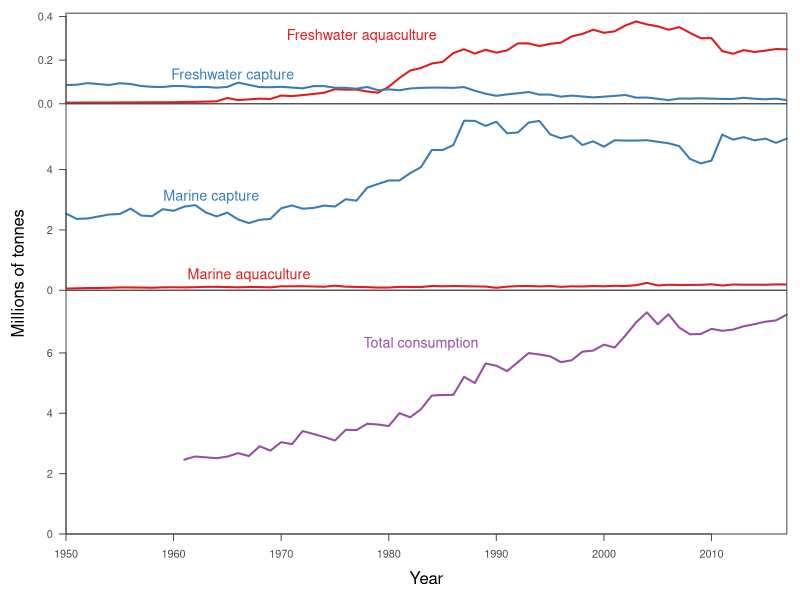

Write R code to recreate this figure.
#=============================================================
#Data from Halley Froehlich 28 May 2020 (HF edit 2 June 2020)
#For paper on executive order on fish and aquaculture
#plot by Trevor Branch tbranch@uw.edu
#=============================================================
library(tidyverse)

   XX <- read.csv(file="all_FAO_data.csv", stringsAsFactors=FALSE)
   #Three panels: aquaculture, capture, and consumption
   aq.fresh <- filter(XX, envt=="freshwater", type=="aquaculture")
   aq.salt <- filter(XX, envt=="marine", type=="aquaculture")
   cap.fresh <- filter(XX, envt=="freshwater", type=="capture")
   cap.salt <- filter(XX, envt=="marine", type=="capture")
   eaten <- filter(XX, element=="Food supply quantity (tonnes)")
   eaten.yr <- sort(unique(XX$year))
   eaten.amount <- tapply(X=XX$consumption_tonnes, FUN=mean, INDEX=XX$year)
   
   max.in.panels <- c(max(aq.fresh$prod_tonnes, cap.fresh$prod_tonnes),
                      max(aq.salt$prod_tonnes, cap.salt$prod_tonnes),
                      max(eaten.amount, na.rm=TRUE))
   
   line.colors <- c("#e41a1c","#377eb8","#984ea3")
   
   scaling <- 1e06 #divide by 1 million
   max.in.panels <- 1.1*max.in.panels/scaling
   par(mar=c(0,0,0,0), oma=c(5,5,1,1))
   layout(mat=matrix(1:3,nrow=3, ncol=1),widths=1, 
          heights=c(3,max.in.panels[2:3]))
   plot(aq.fresh$year, aq.fresh$prod_tonnes/scaling, type="l", 
        col=line.colors[1], lwd=2,
        ylim=c(0,max.in.panels[1]), yaxs="i", xaxs="i", xpd=NA,
        las=1, axes=FALSE, ann=FALSE)
   lines(x=cap.fresh$year, y=cap.fresh$prod_tonnes/scaling, 
         col=line.colors[2],
         lwd=2)
   axis(side=2, at=c(0,0.2,0.4), las=1,col="gray30",col.axis="gray30")
   box(col="gray30")
   text(x=c(1977.5, 1965.5), y=c(0.31,0.13), 
        labels=c("Freshwater aquaculture", "Freshwater capture"),
        col=c(line.colors[1:2]), cex=1.3)
   
   plot(cap.salt$year, cap.salt$prod_tonnes/scaling, type="l", 
        col=line.colors[2], lwd=2,
        ylim=c(0,max.in.panels[2]), yaxs="i", xaxs="i", xpd=NA,
        las=1,axes=FALSE, ann=FALSE)
   axis(side=2, at=c(0,2,4), las=1,col="gray30",col.axis="gray30")
   lines(x=aq.salt$year, y=aq.salt$prod_tonnes/scaling, 
         col=line.colors[1], lwd=2)
   box(col="gray30")
   text(x=c(1963.5, 1967), y=c(3.1,0.5), 
        labels=c("Marine capture", "Marine aquaculture"),
        col=c(line.colors[2:1]), cex=1.3)
   
   
   plot(x=eaten.yr, y=eaten.amount/scaling, type="l", 
        col=line.colors[3],
        ylim=c(0,max.in.panels[3]), yaxs="i", xaxs="i", xpd=NA,
        las=1,axes=FALSE, ann=FALSE, lwd=2)
   axis(side=2, at=c(0,2,4,6), las=1, col="gray30",col.axis="gray30")
   axis(side=1, col="gray30",col.axis="gray30")
   box(col="gray30")
   mtext(side=1, outer=TRUE, "Year", cex=1, line=3)
   mtext(side=2, outer=TRUE, "Millions of tonnes", cex=1, line=3)
   text(x=1983, y=6.3, 
        labels=c("Total consumption"),
        col=c(line.colors[3]), cex=1.3)


